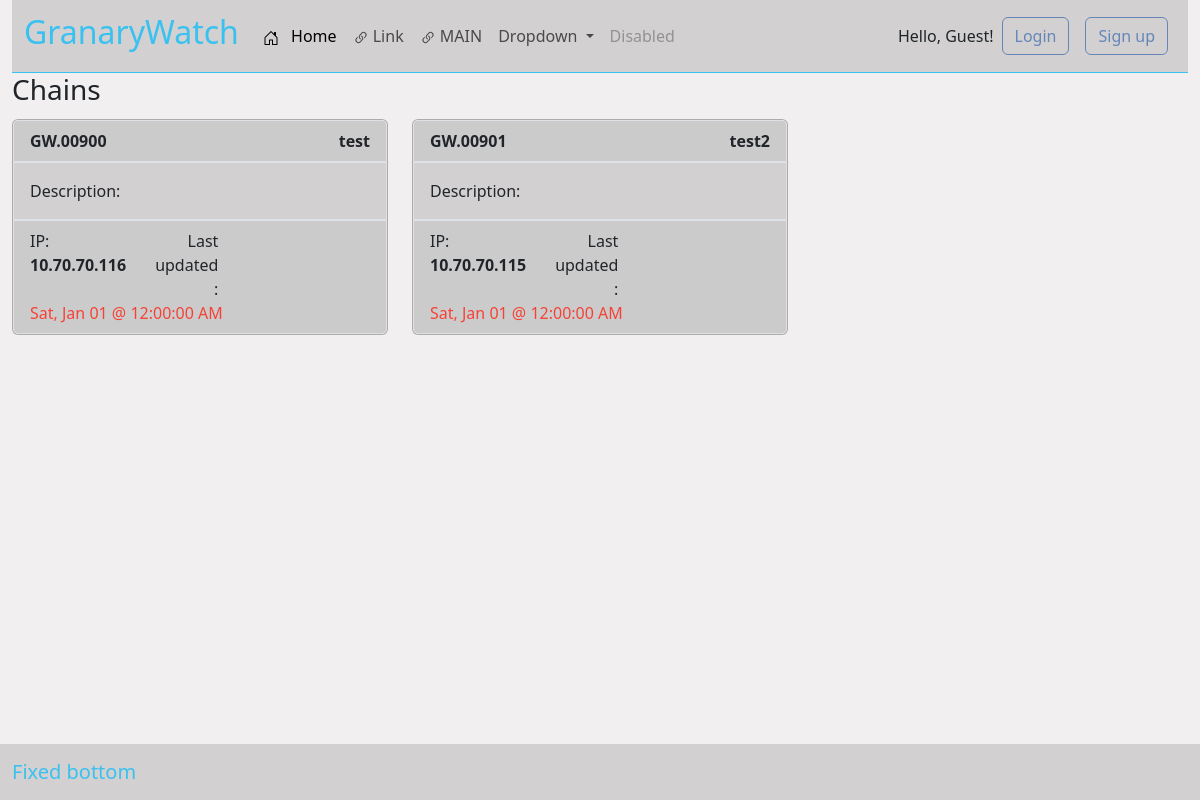
/chain/1/, run on an earlier commit of the app's database.
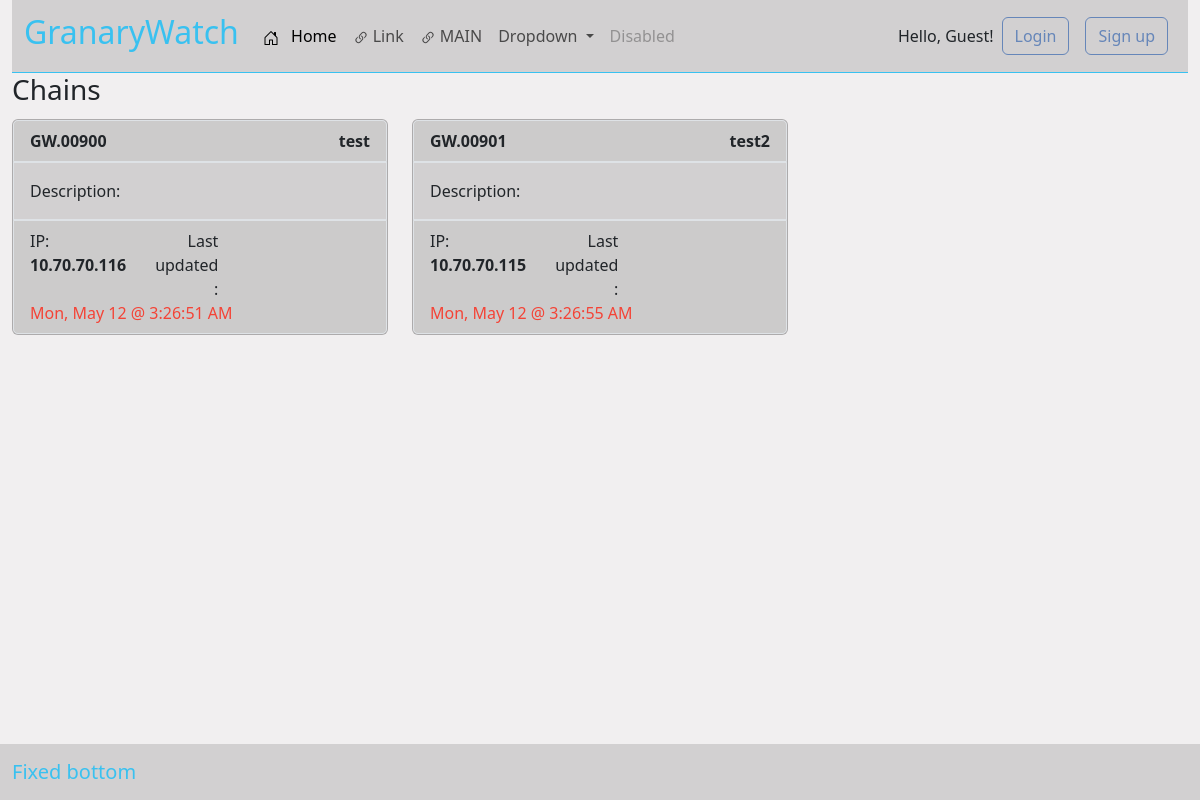
And on a later commit of the database.
### core/models.py (models this page shows, shortened)
class Chain(models.Model):
    ip = models.CharField(max_length=20, unique=True)
    description = models.CharField(max_length=100, blank = True)
    name = models.CharField(max_length=100, unique=True)
    latest_update = models.DateTimeField(default=datetime(2000, 1, 1, 0, 0))
    serial_number = models.CharField(max_length=20)
    farm = models.ForeignKey(Farm, on_delete=models.CASCADE)
    class Meta:
        ordering = ["name"]

### core/views.py (the view)
class ChainList(TemplateView):
    template_name = "core/chain_list.html"
    model = Farm
    def get_context_data(self, **kwargs):
        farm = Farm.objects.get(pk=self.kwargs["pk"])
        chains = Chain.objects.filter(farm=farm)
        context = super(ChainList, self).get_context_data(**kwargs)
        context['chains'] = chains
        return context

### core/templatetags/displays.py (called while the page is built)
@register.simple_tag
def date_format(latest_update):
    if latest_update == datetime(2000, 1, 1, 0, 0):
        return ""
    else:
        now = timezone.now()
        time_difference = now - latest_update
        if time_difference > timedelta(hours=1):
            return mark_safe(f'<div class="text-danger">{latest_update.strftime("%a, %b %d @ %-I:%M:%S %p")}</div>')
        else:
            return mark_safe(f'<div class="text-success">{latest_update.strftime("%a, %b %d @ %-I:%M:%S %p")}</div>')

### core/templates/core/chain_list.html (shortened to what this page needs)
{% extends 'core/base.html' %}
{% load displays %}
{% block content %}
<h3>Chains</h3>
<div class="album py-1 ">
    <div class="row">
        {% for chain in chains %}
            <div class="col-md-4">
                <div class="card bg-light">
                    <div class="card-header border">
                        <div class="row">
                            <div class="col-md-6">
                                <div class="text-start">
                                    <b>{{ chain.serial_number }}</b>
                                </div>
                            </div>
                            <div class="col-md-6">
                                <div class="text-end">
                                    <b>{{ chain.name}}</b>
                                </div>
                            </div>
                        </div>
                    </div>
                    <div class="card-body border">
                        <div class="row">
                            <div class="col-md-12">
                                Description: {{ chain.description }}
                            </div>
                        </div>
                    </div>
                    <div class="card-footer border text-end">
                        <div class="row">
                            <div class="col-md-4 text-start">
                                IP: <b>{{ chain.ip }}</b>
                            </div>
                            <div class="col-md-3 text-end">
                                Last updated:
                            </div>
                            <div class="col-auto">
                                {% date_format chain.latest_update %}
                            </div>
                        </div>
                    </div>
                </div>
            </div>
        {% endfor %}
    </div>
</div>
{% endblock %}

What changed in the data, as far as the page shows it:
changed Chain "GW.00900": latest_update "Sat, Jan 01 @ 12:00:00 AM" → "Mon, May 12 @ 3:26:51 AM"
changed Chain "GW.00901": latest_update "Sat, Jan 01 @ 12:00:00 AM" → "Mon, May 12 @ 3:26:55 AM"
